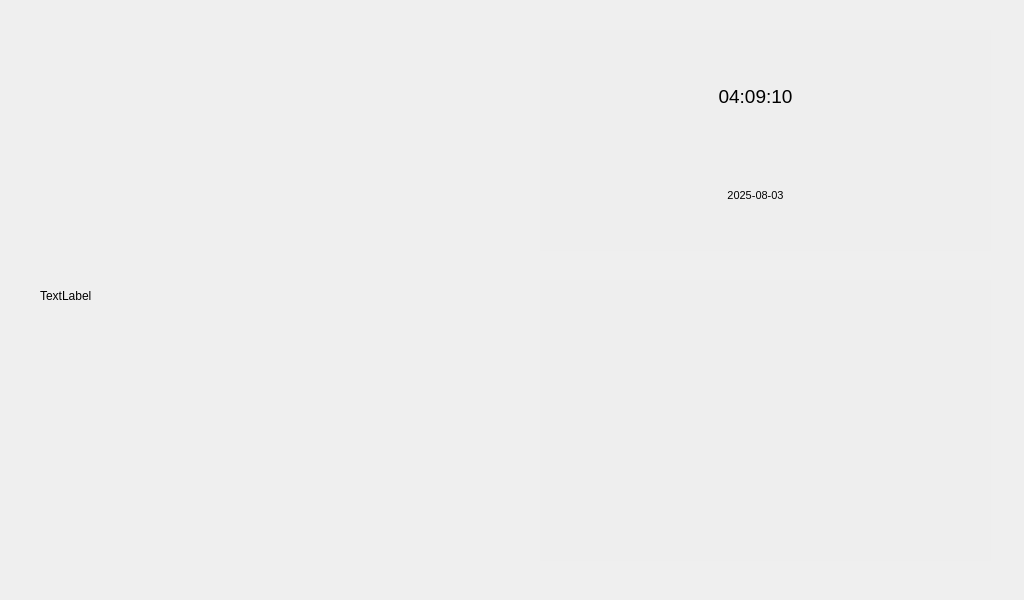
<?xml version="1.0" encoding="UTF-8"?>
<ui version="4.0">
 <class>Widget</class>
 <widget class="QWidget" name="Widget">
  <property name="geometry">
   <rect>
    <x>0</x>
    <y>0</y>
    <width>1024</width>
    <height>600</height>
   </rect>
  </property>
  <property name="minimumSize">
   <size>
    <width>1024</width>
    <height>600</height>
   </size>
  </property>
  <property name="maximumSize">
   <size>
    <width>1024</width>
    <height>600</height>
   </size>
  </property>
  <property name="windowTitle">
   <string>Widget</string>
  </property>
  <property name="styleSheet">
   <string notr="true"/>
  </property>
  <widget class="QWidget" name="widget" native="true">
   <property name="geometry">
    <rect>
     <x>0</x>
     <y>0</y>
     <width>1024</width>
     <height>600</height>
    </rect>
   </property>
   <property name="minimumSize">
    <size>
     <width>1024</width>
     <height>600</height>
    </size>
   </property>
   <property name="maximumSize">
    <size>
     <width>1024</width>
     <height>600</height>
    </size>
   </property>
   <property name="styleSheet">
    <string notr="true">#widget
{
	background-image: url(:/pics/deviceback.png);
}</string>
   </property>
   <widget class="QWidget" name="widgettime" native="true">
    <property name="geometry">
     <rect>
      <x>540</x>
      <y>30</y>
      <width>451</width>
      <height>221</height>
     </rect>
    </property>
    <property name="styleSheet">
     <string notr="true">#widgettime
{
	background-color: rgba(238, 238, 236,100);
}</string>
    </property>
    <widget class="QWidget" name="layoutWidget">
     <property name="geometry">
      <rect>
       <x>20</x>
       <y>20</y>
       <width>391</width>
       <height>191</height>
      </rect>
     </property>
     <layout class="QVBoxLayout" name="verticalLayout_2">
      <item>
       <widget class="QLabel" name="labeltime">
        <property name="font">
         <font>
          <pointsize>14</pointsize>
         </font>
        </property>
        <property name="text">
         <string>04:09:10</string>
        </property>
        <property name="alignment">
         <set>Qt::AlignCenter</set>
        </property>
       </widget>
      </item>
      <item>
       <widget class="QLabel" name="labeldate">
        <property name="font">
         <font>
          <pointsize>8</pointsize>
         </font>
        </property>
        <property name="text">
         <string>2025-08-03</string>
        </property>
        <property name="alignment">
         <set>Qt::AlignCenter</set>
        </property>
       </widget>
      </item>
     </layout>
    </widget>
   </widget>
   <widget class="QWidget" name="widgetbtn" native="true">
    <property name="geometry">
     <rect>
      <x>540</x>
      <y>280</y>
      <width>451</width>
      <height>281</height>
     </rect>
    </property>
    <property name="styleSheet">
     <string notr="true">background-color: rgba(238, 238, 236,100);</string>
    </property>
    <widget class="QWidget" name="layoutWidget">
     <property name="geometry">
      <rect>
       <x>30</x>
       <y>10</y>
       <width>401</width>
       <height>251</height>
      </rect>
     </property>
     <layout class="QVBoxLayout" name="verticalLayout">
      <item>
       <layout class="QHBoxLayout" name="horizontalLayout">
        <item>
         <widget class="QPushButton" name="btncall">
          <property name="minimumSize">
           <size>
            <width>100</width>
            <height>100</height>
           </size>
          </property>
          <property name="maximumSize">
           <size>
            <width>100</width>
            <height>100</height>
           </size>
          </property>
          <property name="styleSheet">
           <string notr="true">QPushButton { 
border-image: url(:/pics/dianhua01.png); 
border:none;
outline:none;
background-color:transparent;
}
QPushButton:pressed { border-image: url(:/pics/dianhua02.png); }


</string>
          </property>
          <property name="text">
           <string/>
          </property>
         </widget>
        </item>
        <item>
         <widget class="QPushButton" name="btnfinger">
          <property name="minimumSize">
           <size>
            <width>100</width>
            <height>100</height>
           </size>
          </property>
          <property name="maximumSize">
           <size>
            <width>100</width>
            <height>100</height>
           </size>
          </property>
          <property name="styleSheet">
           <string notr="true">QPushButton { 
border-image: url(:/pics/newzhiwen01.png); 
border:none;
outline:none;
background-color:transparent;
}
QPushButton:pressed { border-image: url(:/pics/newzhiwen02.png); }




</string>
          </property>
          <property name="text">
           <string/>
          </property>
         </widget>
        </item>
        <item>
         <widget class="QPushButton" name="btnface">
          <property name="minimumSize">
           <size>
            <width>100</width>
            <height>100</height>
           </size>
          </property>
          <property name="maximumSize">
           <size>
            <width>100</width>
            <height>100</height>
           </size>
          </property>
          <property name="styleSheet">
           <string notr="true">QPushButton { 
border-image: url(:/pics/renlian01.png); 
border:none;
outline:none;
background-color:transparent;
}
QPushButton:pressed { border-image: url(:/pics/renlian02.png); }



</string>
          </property>
          <property name="text">
           <string/>
          </property>
         </widget>
        </item>
       </layout>
      </item>
      <item>
       <layout class="QHBoxLayout" name="horizontalLayout_2">
        <item>
         <widget class="QPushButton" name="btnadd">
          <property name="minimumSize">
           <size>
            <width>100</width>
            <height>100</height>
           </size>
          </property>
          <property name="maximumSize">
           <size>
            <width>100</width>
            <height>100</height>
           </size>
          </property>
          <property name="styleSheet">
           <string notr="true">QPushButton { border-image: url(:/pics/useradd01.png); 
border:none;
outline:none;
background-color:transparent;
}
QPushButton:pressed { border-image: url(:/pics/useradd02.png); }





</string>
          </property>
          <property name="text">
           <string/>
          </property>
         </widget>
        </item>
        <item>
         <widget class="QPushButton" name="btnpasswd">
          <property name="minimumSize">
           <size>
            <width>100</width>
            <height>100</height>
           </size>
          </property>
          <property name="maximumSize">
           <size>
            <width>100</width>
            <height>100</height>
           </size>
          </property>
          <property name="styleSheet">
           <string notr="true">QPushButton { border-image: url(:/pics/mima01.png); 
border:none;
outline:none;
background-color:transparent;
}
QPushButton:pressed { border-image: url(:/pics/mima02.png); }






</string>
          </property>
          <property name="text">
           <string/>
          </property>
         </widget>
        </item>
        <item>
         <widget class="QPushButton" name="btnpower">
          <property name="minimumSize">
           <size>
            <width>100</width>
            <height>100</height>
           </size>
          </property>
          <property name="maximumSize">
           <size>
            <width>100</width>
            <height>100</height>
           </size>
          </property>
          <property name="styleSheet">
           <string notr="true">QPushButton { border-image: url(:/pics/guanji01.png); 
border:none;
outline:none;
background-color:transparent;
}
QPushButton:pressed { border-image: url(:/pics/guanji02.png); }





</string>
          </property>
          <property name="text">
           <string/>
          </property>
         </widget>
        </item>
       </layout>
      </item>
     </layout>
    </widget>
   </widget>
   <widget class="QWidget" name="widgetcam" native="true">
    <property name="geometry">
     <rect>
      <x>40</x>
      <y>30</y>
      <width>471</width>
      <height>531</height>
     </rect>
    </property>
    <property name="styleSheet">
     <string notr="true">border-image: url(:/pics/campic.png);</string>
    </property>
    <widget class="QLabel" name="labelcam">
     <property name="geometry">
      <rect>
       <x>0</x>
       <y>0</y>
       <width>471</width>
       <height>531</height>
      </rect>
     </property>
     <property name="minimumSize">
      <size>
       <width>471</width>
       <height>531</height>
      </size>
     </property>
     <property name="maximumSize">
      <size>
       <width>471</width>
       <height>531</height>
      </size>
     </property>
     <property name="text">
      <string>TextLabel</string>
     </property>
    </widget>
   </widget>
  </widget>
 </widget>
 <resources/>
 <connections/>
</ui>
